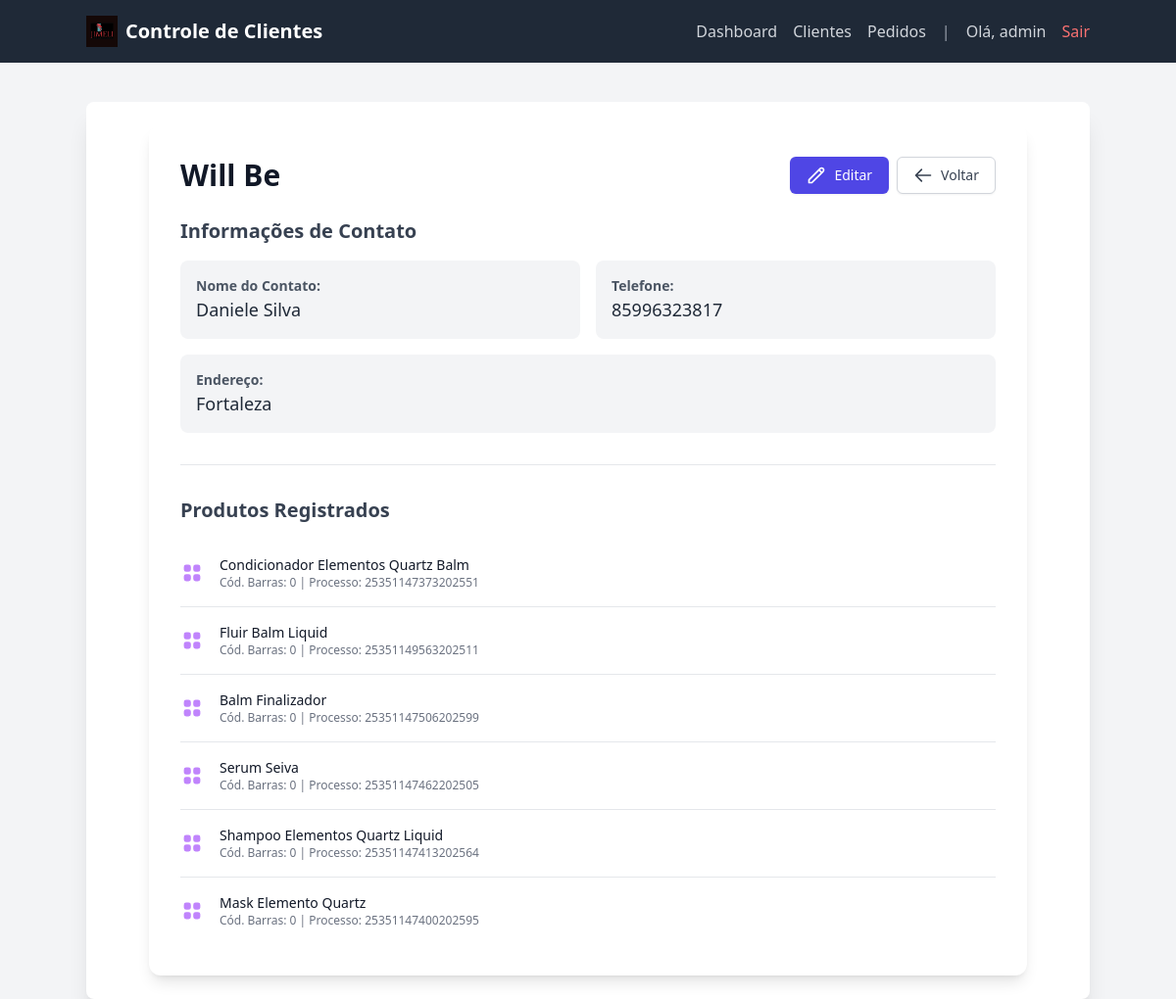
Screenshot of /clientes/clientes/3/ (signed in) with the database file from the repository.
### clientes/models.py (models this page shows, shortened)
class Cliente(models.Model):
    nome = models.CharField(max_length=255)
    telefone = models.CharField(max_length=20)
    endereco = models.CharField(max_length=255)
    nome_marca = models.CharField(max_length=255)

class Produto(models.Model):
    cliente = models.ForeignKey(Cliente, on_delete=models.CASCADE, related_name='produtos')
    nome_produto = models.CharField(max_length=255)
    codigo_barras = models.CharField(max_length=100)
    numero_processo = models.CharField(max_length=100)

### clientes/views.py (the view)
# urls.py: path('clientes/<int:pk>/', views.detalhe_cliente, name='detalhe_cliente'),
@login_required
@user_passes_test(is_admin_or_supervisor)
def detalhe_cliente(request, pk):
    cliente = get_object_or_404(Cliente, pk=pk)
    return render(request, 'clientes/detalhe_cliente.html', {'cliente': cliente})

### usuarios/templatetags/usuarios_tags.py (called while the page is built)
@register.filter(name='has_group')
def has_group(user, group_name):
    return user.groups.filter(name=group_name).exists()

### usuarios/views.py (called while the page is built)
def is_admin_or_supervisor(user):
    return user.groups.filter(name__in=["Administrador", "Supervisão"]).exists() or user.is_superuser

### clientes/templates/clientes/detalhe_cliente.html (shortened to what this page needs)
{% extends 'base.html' %}
{% block content %}
    <div class="max-w-4xl mx-auto">
        <div class="bg-white rounded-xl shadow-lg overflow-hidden">
            <div class="p-8">
                <div class="flex items-center justify-between mb-6">
                    <h1 class="text-3xl font-bold text-gray-900">
                        {{ cliente.nome_marca }}
                    </h1>
                    <div class="flex items-center space-x-2">
                        <a href="{% url 'editar_cliente' pk=cliente.pk %}" class="inline-flex items-center px-4 py-2 border border-transparent text-sm font-medium rounded-md shadow-sm text-white bg-indigo-600 hover:bg-indigo-700 focus:outline-none focus:ring-2 focus:ring-offset-2 focus:ring-indigo-500">
                            <svg xmlns="http://www.w3.org/2000/svg" class="h-5 w-5 mr-2" fill="none" viewBox="0 0 24 24" stroke="currentColor">
                                <path stroke-linecap="round" stroke-linejoin="round" stroke-width="2" d="M15.232 5.232l3.536 3.536m-2.036-5.036a2.5 2.5 0 113.536 3.536L6.5 21.036H3v-3.572L16.732 3.732z" />
                            </svg>
                            Editar
                        </a>
                        <a href="{% url 'lista_clientes' %}" class="inline-flex items-center px-4 py-2 border border-gray-300 rounded-md shadow-sm text-sm font-medium text-gray-700 bg-white hover:bg-gray-50 focus:outline-none focus:ring-2 focus:ring-offset-2 focus:ring-indigo-500">
                            <svg xmlns="http://www.w3.org/2000/svg" class="h-5 w-5 mr-2" fill="none" viewBox="0 0 24 24" stroke="currentColor">
                                <path stroke-linecap="round" stroke-linejoin="round" stroke-width="2" d="M10 19l-7-7m0 0l7-7m-7 7h18" />
                            </svg>
                            Voltar
                        </a>
                    </div>
                </div>
                <div class="border-b border-gray-200 pb-8 mb-8">
                    <h2 class="text-xl font-bold text-gray-700 mb-4">Informações de Contato</h2>
                    <div class="grid grid-cols-1 md:grid-cols-2 gap-4">
                        <div class="bg-gray-100 p-4 rounded-lg">
                            <p class="font-semibold text-sm text-gray-600">Nome do Contato:</p>
                            <p class="text-lg text-gray-800">{{ cliente.nome }}</p>
                        </div>
                        <div class="bg-gray-100 p-4 rounded-lg">
                            <p class="font-semibold text-sm text-gray-600">Telefone:</p>
                            <p class="text-lg text-gray-800">{{ cliente.telefone }}</p>
                        </div>
                        <div class="bg-gray-100 p-4 rounded-lg md:col-span-2">
                            <p class="font-semibold text-sm text-gray-600">Endereço:</p>
                            <p class="text-lg text-gray-800">{{ cliente.endereco }}</p>
                        </div>
                    </div>
                </div>
                <div>
                    <h2 class="text-xl font-bold text-gray-700 mb-4">Produtos Registrados</h2>
                    {% if cliente.produtos.all %}
                        <ul class="divide-y divide-gray-200">
                            {% for produto in cliente.produtos.all %}
                                <li class="py-4 flex items-center justify-between">
                                    <div class="flex items-center">
                                        <div>
                                            <p class="text-sm font-medium text-gray-900">{{ produto.nome_produto }}</p>
                                            <p class="text-xs text-gray-500">Cód. Barras: {{ produto.codigo_barras }} | Processo: {{ produto.numero_processo }}</p>
                                        </div>
                                    </div>
                                    </li>
                            {% endfor %}
                        </ul>
                    {% else %}
                        <p class="text-gray-500">Nenhum produto registrado para este cliente.</p>
                    {% endif %}
                </div>
            </div>
        </div>
    </div>
{% endblock %}

### clientes/templates/base.html (shortened to what this page needs)
{% load static %}
{% load usuarios_tags %}
<!DOCTYPE html>
<html lang="pt-br">
<head>
    <script src="https://cdn.tailwindcss.com"></script>
</head>
<body class="bg-gray-100 font-sans leading-normal tracking-normal">
    <nav class="bg-gray-800 p-4">
        <div class="container mx-auto flex justify-between items-center">
            <div class="flex items-center">
                <img class="h-8 w-8 mr-2" src="{% static 'images/logo.png' %}" alt="Logo">
                <a href="{% url 'dashboard' %}" class="text-white text-xl font-bold">
                    Controle de Clientes
                </a>
            </div>
            <div class="flex items-center space-x-4">
                <a href="{% url 'dashboard' %}" class="text-gray-300 hover:text-white">Dashboard</a>
                <a href="{% url 'lista_clientes' %}" class="text-gray-300 hover:text-white">Clientes</a>
                <a href="{% url 'lista_pedidos' %}" class="text-gray-300 hover:text-white">Pedidos</a>
                {% if user.is_authenticated %}
                    <span class="text-gray-400">|</span>
                    <span class="text-gray-300">Olá, {{ user.username }}</span>
                    <a href="{% url 'logout' %}" class="text-red-400 hover:text-red-600">Sair</a>
                {% else %}
                    <a href="{% url 'login' %}" class="text-gray-300 hover:text-white">Login</a>
                {% endif %}
            </div>
        </div>
    </nav>
    <div class="container mx-auto mt-10 p-6 bg-white rounded-lg shadow-xl">
        {% block content %}
        {% endblock %}
    </div>
</body>
</html>

### rows the page displays
Cliente: nome_marca "Will Be", nome "Daniele Silva", telefone "85996323817", endereco "Fortaleza"
Produto: nome_produto "Condicionador Elementos Quartz Balm", codigo_barras "0", numero_processo "25351147373202551"
Produto: nome_produto "Fluir Balm Liquid", codigo_barras "0", numero_processo "25351149563202511"
Produto: nome_produto "Balm Finalizador", codigo_barras "0", numero_processo "25351147506202599"
Produto: nome_produto "Serum Seiva", codigo_barras "0", numero_processo "25351147462202505"
Produto: nome_produto "Shampoo Elementos Quartz Liquid", codigo_barras "0", numero_processo "25351147413202564"
Produto: nome_produto "Mask Elemento Quartz", codigo_barras "0", numero_processo "25351147400202595"

### other values shown
{{ user.username }} "admin"
